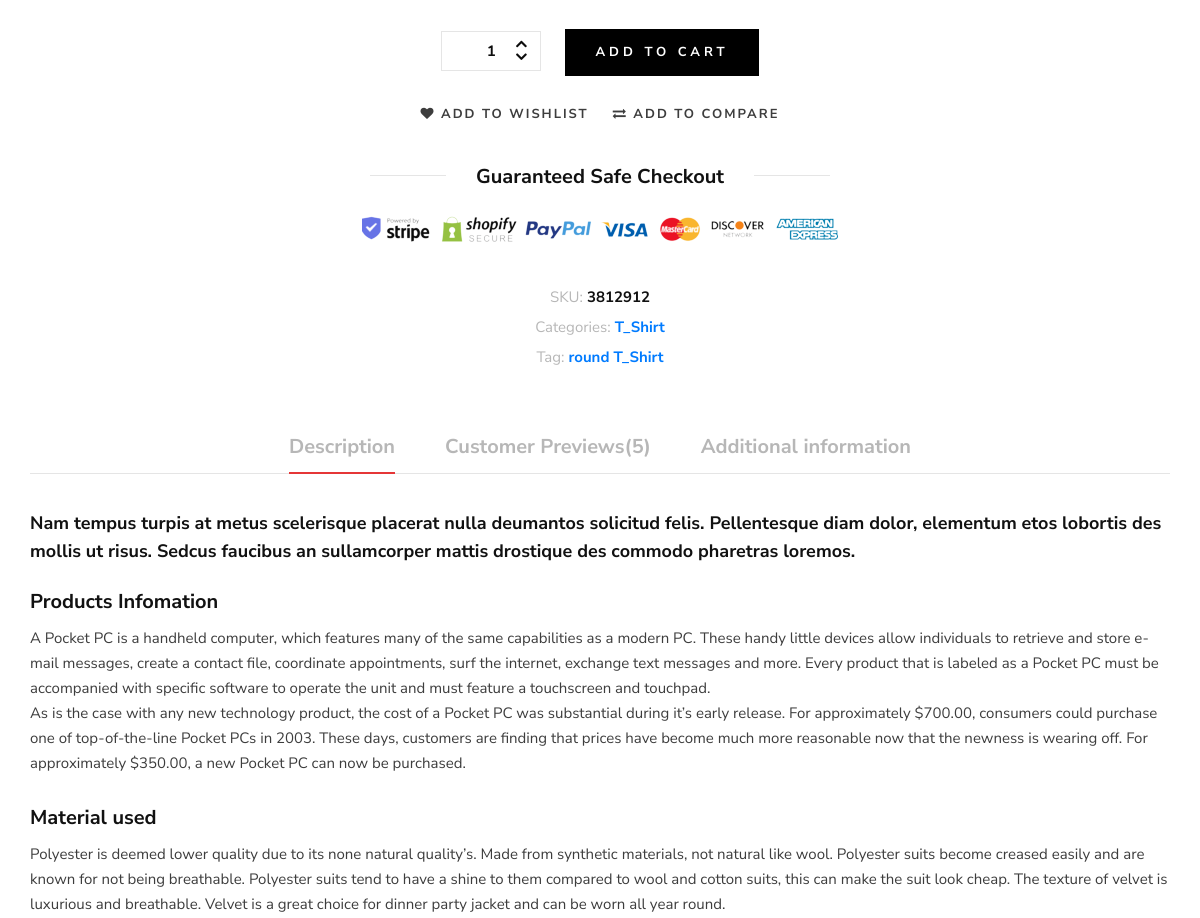
Before: /store/category/t_shirt/round-t_shirt/ (middle part) with the older database file.
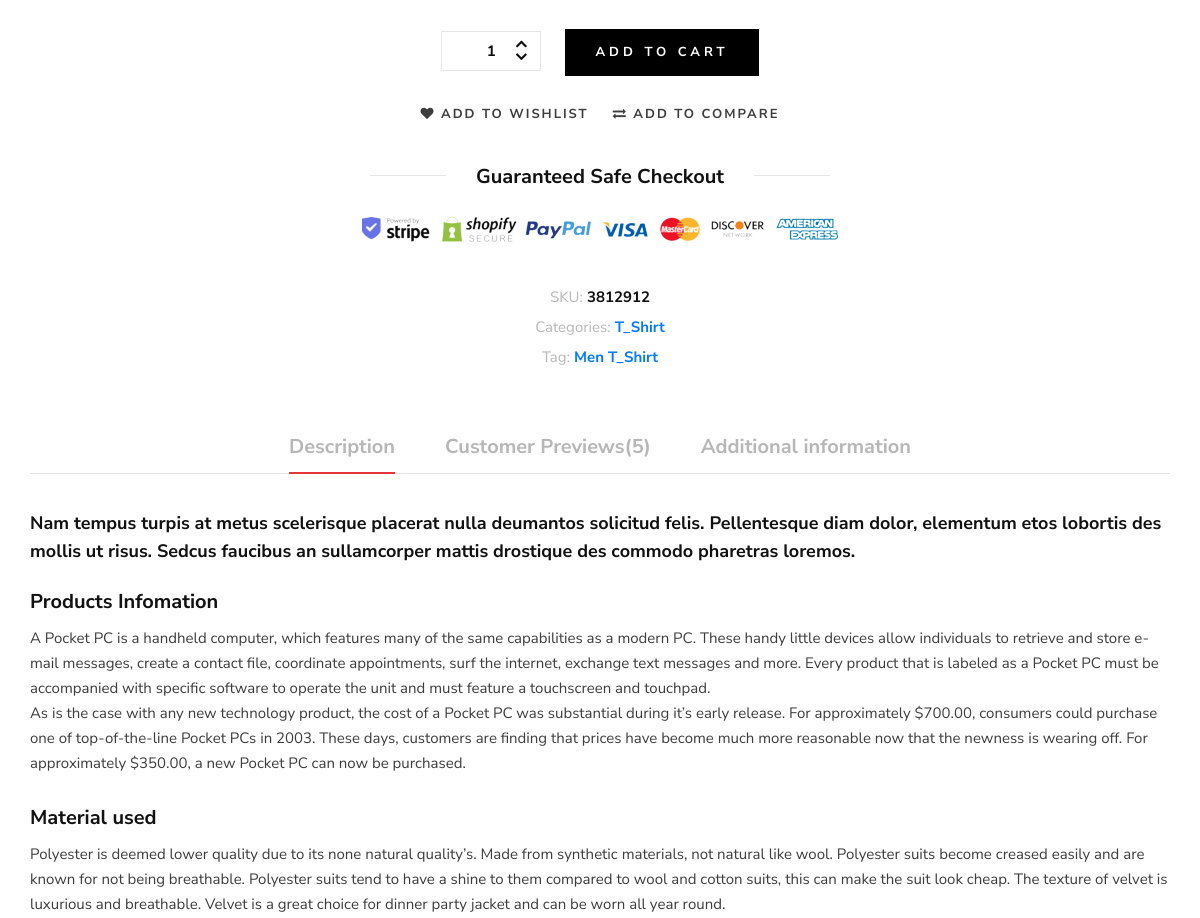
After: the same page with the newer database file.
### store/views.py (the view)
# urls.py: path('category/<slug:category_slug>/<slug:product_slug>/',views.product_detail ,name='product_detail'),
def product_detail(request , category_slug , product_slug):
    try:
        single_product = Product.objects.get(category__slug=category_slug, slug=product_slug)
        related = Product.objects.filter(category=single_product.category)
    except Exception as e:
        raise e
    context = {
        'single_product': single_product,
        'related':related,
    }
    return render(request , 'product/product_detail.html', context)

### category/category_context.py (called while the page is built)
def menu_links(request):
    links = Category.objects.all().annotate(products_count=Count('product'))[:10]
    return dict(links=links)

### category/models.py (called while the page is built)
    def get_url(self):
        return reverse('product_by_category',args=[self.slug])

    def __str__(self):
        return str(self.category_name)

### store/models.py (called while the page is built)
    def get_absolute_url(self):
        return reverse("product_detail", args=[self.category.slug ,self.slug])

    def __str__(self):
        return self.name

### store/templates/product/product_detail.html (shortened to what the changed rows need)
{% extends "base.html" %}
{% load static %}
{% block content %}
<section class="shop-details">
    <div class="product__details__content">
        <div class="container">
            <div class="row d-flex justify-content-center">
                <div class="col-lg-8">
                    <div class="product__details__text">
                        <div class="product__details__last__option">
                            <ul>
                                {% if single_product.tags.all %}
                                <li><span>Tag:</span> {% for tag in single_product.tags.all %}<a href="{% url 'product_by_tags' tag %}">{{tag}}</a> {% endfor %}</li>
                                {% endif %}
                            </ul>
                        </div>
                    </div>
                </div>
            </div>
        </div>
    </div>
</section>
{% endblock content %}

Changed rows visible on the page:
removed Tag: name "round"
added Tag: name "Men"
